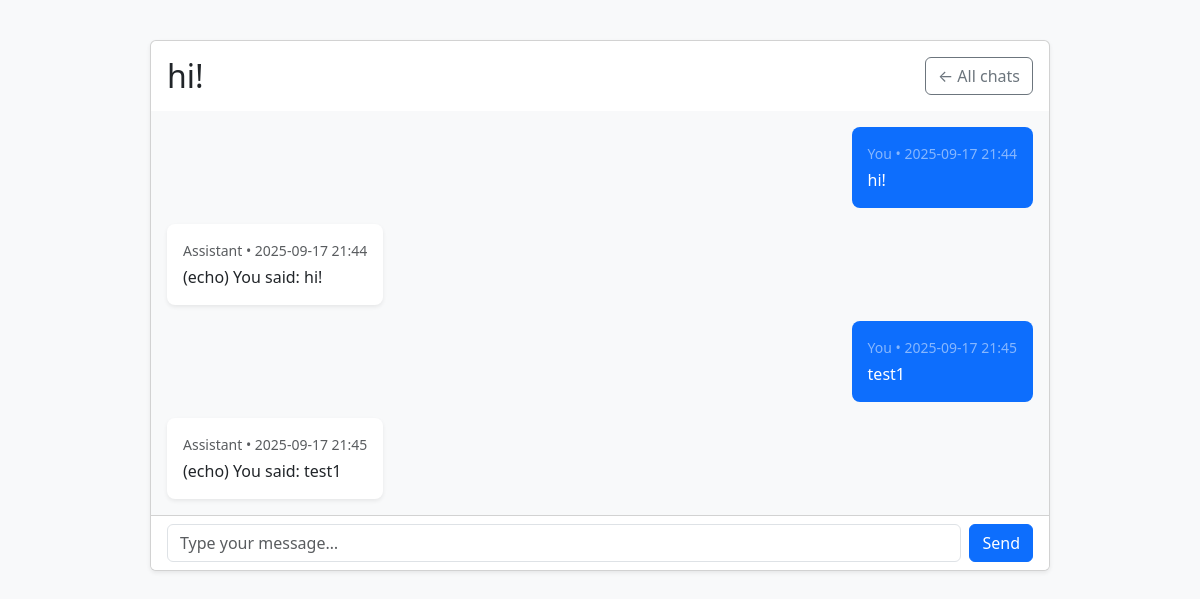
Screenshot of /chat/cad624e4-f659-4436-8f28-01e9fce59bd6 (signed in) with the database file from the repository.
### app.py (models this page shows)
class Conversation(db.Model):
    id         = db.Column(db.String(36), primary_key=True)  # UUID string
    user_id    = db.Column(db.Integer, db.ForeignKey('user.id'), nullable=False, index=True)
    title      = db.Column(db.String(200), default="New chat")
    created_at = db.Column(db.DateTime, default=datetime.utcnow)
    updated_at = db.Column(db.DateTime, default=datetime.utcnow)

class Message(db.Model):
    id              = db.Column(db.Integer, primary_key=True)
    conversation_id = db.Column(db.String(36), db.ForeignKey('conversation.id', ondelete="CASCADE"),
                                index=True, nullable=False)
    role            = db.Column(db.String(20), nullable=False)  # 'user' or 'assistant'
    content         = db.Column(db.Text, nullable=False)
    created_at      = db.Column(db.DateTime, default=datetime.utcnow)

### app.py (the view, shortened to what this page needs)
@app.route('/chat/<conversation_id>', methods=['GET', 'POST'])
@login_required
def chat(conversation_id):
    convo = Conversation.query.filter_by(id=conversation_id, user_id=g.user.id).first()
    if not convo:
        abort(404)
    messages = Message.query.filter_by(conversation_id=convo.id)\
        .order_by(Message.created_at.asc()).all()
    return render_template('chat.html', conversation=convo, messages=messages)

### app.py (called while the page is built)
def login_required(view):
    @wraps(view)
    def wrapped(*args, **kwargs):
        if 'user_id' not in session:
            flash('Please log in first.', 'warning')
            return redirect(url_for('login'))
        return view(*args, **kwargs)
    return wrapped

@app.before_request
def load_logged_in_user():
    g.user = None
    uid = session.get('user_id')
    if uid:
        g.user = User.query.get(uid)

### templates/chat.html (shortened to what this page needs)
{% extends "base.html" %}
{% block content %}
<div class="mx-auto mt-4" style="max-width: 900px;">
    <div class="card shadow-sm">
        <div class="card-body d-flex justify-content-between align-items-center">
            <h2 class="m-0">{{ conversation.title or 'Chat' }}</h2>
            <a href="{{ url_for('chats') }}" class="btn btn-outline-secondary">← All chats</a>
        </div>
        <div class="card-body" style="background:#f8f9fa;">
            {% if messages and messages|length %}
            <div class="vstack gap-3">
                {% for m in messages %}
                {% if m.role == 'assistant' %}
                <div class="d-flex">
                    <div class="p-3 rounded-3 bg-white shadow-sm">
                        <div class="small text-muted mb-1">
                            Assistant • {{ m.created_at.strftime('%Y-%m-%d %H:%M') }}
                        </div>
                        <div>{{ m.content }}</div>
                    </div>
                </div>
                {% else %}
                <div class="d-flex justify-content-end">
                    <div class="p-3 rounded-3 bg-primary text-white">
                        <div class="small text-white-50 mb-1">
                            You • {{ m.created_at.strftime('%Y-%m-%d %H:%M') }}
                        </div>
                        <div>{{ m.content }}</div>
                    </div>
                </div>
                {% endif %}
                {% endfor %}
            </div>
            {% else %}
            <p class="text-center text-muted my-4">No messages yet.</p>
            {% endif %}
        </div>
        <div class="card-footer bg-white">
            <form method="POST" class="d-flex gap-2">
                <input name="message" class="form-control" placeholder="Type your message…" required>
                <button class="btn btn-primary" type="submit">Send</button>
            </form>
        </div>
    </div>
</div>
{% endblock %}

### templates/base.html (shortened to what this page needs)
<!doctype html>
<html lang="en">
<head>
    <link href="https://cdn.jsdelivr.net/npm/bootstrap@5.3.2/dist/css/bootstrap.min.css" rel="stylesheet">
</head>
<body class="bg-light">
    <div class="container py-3">
        {% block content %}{% endblock %}
    </div>
</body>
</html>

### rows the page displays
Conversation: title "hi!"
Message: created_at "2025-09-17 21:44", content "hi!"
Message: created_at "2025-09-17 21:44", content "(echo) You said: hi!"
Message: created_at "2025-09-17 21:45", content "test1"
Message: created_at "2025-09-17 21:45", content "(echo) You said: test1"
